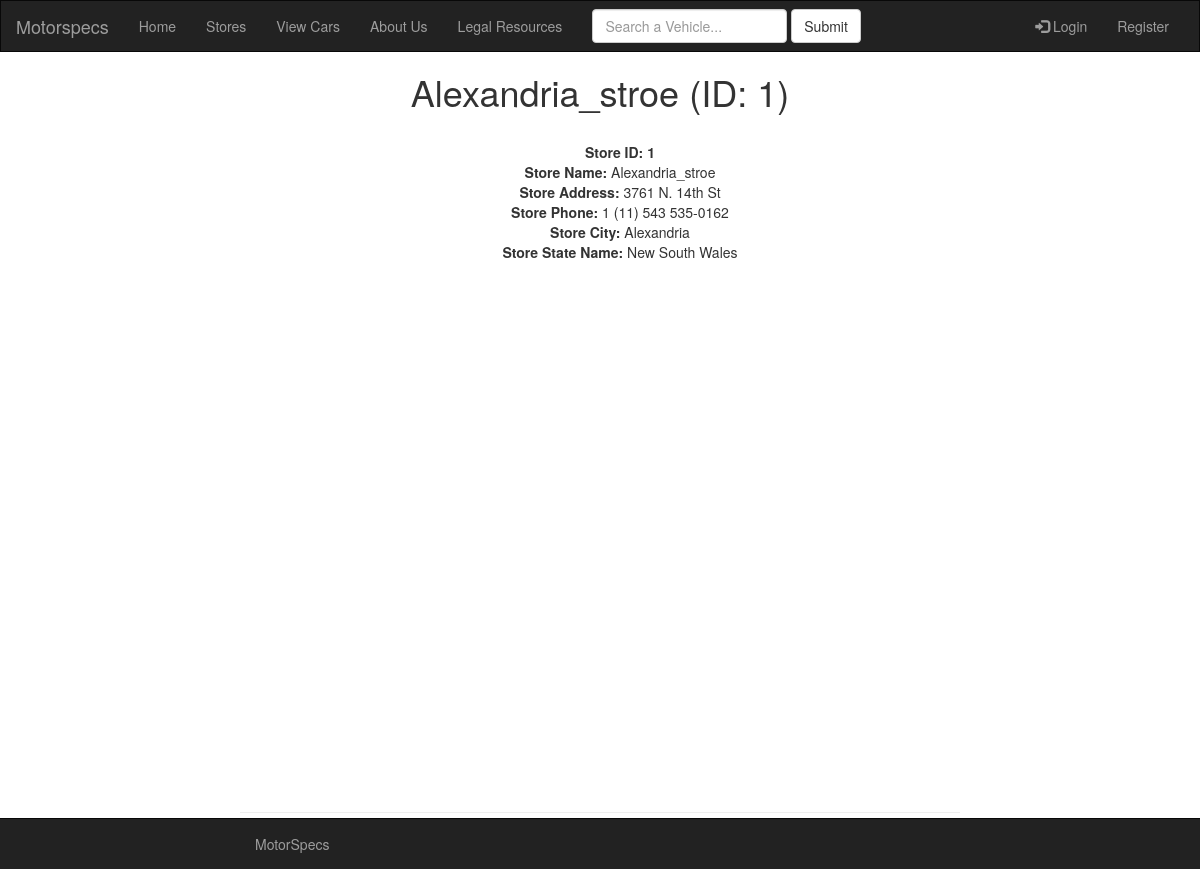
/storesid=0/?id=1, run on the app's committed database.
### index/models.py (models this page shows, shortened)
class StoreDetail(models.Model):
    storeID = models.CharField(max_length=250)
    storeName = models.CharField(max_length=250)
    storeAddress = models.CharField(max_length=75)
    storePhone = models.CharField(max_length=50)
    storeCity = models.CharField(max_length=75)
    storeStateName = models.CharField(max_length=75)

### WebApp/views.py (the view)
# urls.py: url(r'^stores/?id=[0-9]+/', WebApp.views.storeDetails, name='storedetails'),
def storeDetails(request):
    storeid = request.GET.get('id')
    store = StoreDetail.objects.get(storeID=storeid)
    template = loader.get_template('WebApp/individualStore.html')
    context = {
        'storeObj': store
    }
    return HttpResponse(template.render(context, request))

### WebApp/templatetags/define_action.py (called while the page is built)
@register.simple_tag
def define(val=None):
  return val

### WebApp/templates/WebApp/individualStore.html (shortened to what this page needs)
{% extends "WebApp/base.html" %}
{% block navbuttons %}
    <li><a href="/home/">Home</a></li>
    <li><a href="/stores/">Stores</a></li>
    <li><a href="/vehiclelist/">View Cars</a></li>
    <li><a href="/aboutus/">About Us</a></li>
    <li><a href="/legalresources/">Legal Resources</a></li>
{% endblock navbuttons %}
{% block content %}
    <h1 align="center">{{ storeObj.storeName }} (ID: {{ storeObj.storeID }})</h1>
    <br>
    <ul>
        <li><b>Store ID: {{ storeObj.storeID }}</b></li>
        <li><b>Store Name:</b> {{ storeObj.storeName }}</li>
        <li><b>Store Address:</b> {{ storeObj.storeAddress }}</li>
        <li><b>Store Phone:</b> {{ storeObj.storePhone }}</li>
        <li><b>Store City:</b> {{ storeObj.storeCity }}</li>
        <li><b>Store State Name:</b> {{ storeObj.storeStateName }}</li>
    </ul>
    <br>
    <br>
    <div style="width: 100%; height: 480px" id="mapContainer"></div>
    {% load define_action %}
    {% if storeObj.storeStateName == "New South Wales" %}
        {% define 146.92 as lng %}
        {% define -31.25 as lat %}
        {% elif storeObj.storeStateName == "Queensland" %}
        {% define 142.70 as lng %}
        {% define -20.91 as lat %}
        {% elif storeObj.storeStateName == "South Australia" %}
        {% define 136.20 as lng %}
        {% define -30.00 as lat %}
        {% elif storeObj.storeStateName == "Tasmania" %}
        {% define 145.97 as lng %}
        {% define -41.45 as lat %}
        {% elif storeObj.storeStateName == "Victoria" %}
        {% define 144.78 as lng %}
        {% define -37.47 as lat %}
        {% elif storeObj.storeStateName == "West Australia" %}
        {% define 121.63 as lng %}
        {% define -27.67 as lat %}
    {% endif %}
{% endblock content %}

### WebApp/templates/WebApp/individualStore.html (style rules this page uses)
ul { list-style-type: none; }

### data on the page
StoreDetail: storeName "Alexandria_stroe", storeID "1", storeAddress "3761 N. 14th St", storePhone "1 (11) 543 535-0162", storeCity "Alexandria", storeStateName "New South Wales"
